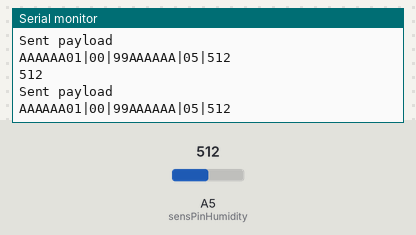
Bench run of a sketch on a simulated Arduino Nano, built with avr-gcc and run on an emulated ATmega328P. On the bench: the last lines printed to the serial monitor. Inputs (shaded band) come from the test bench; at power-on: A5 (sensPinHumidity) = 512. No radio packets arrive unless stated.

Above: at 2.2 s.
2.3 s: A5 (sensPinHumidity) set to 716
At 3.6 s:
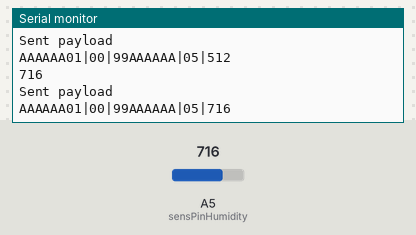
4.0 s: A5 (sensPinHumidity) set to 900
At 6.0 s:
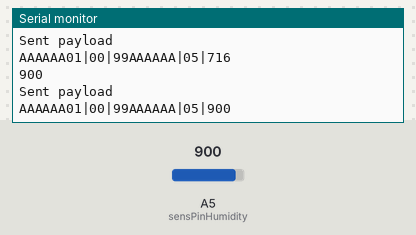
Timing chart, 0 to 7.5 s (numbered marks = the images above; inputs shaded):
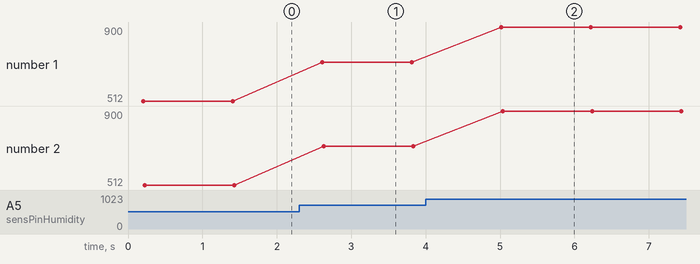

Measured:
- after the input at 2.3 s, the serial monitor: prints a new line after 0.31 s (image 1)
- after the input at 4.0 s, the serial monitor: prints a new line after 1.0 s (image 2)
- plotted number 1: 512 → 716 after the input at 2.3 s, 716 → 900 after the input at 4.0 s
- plotted number 2: 512 → 716 after the input at 2.3 s, 716 → 900 after the input at 4.0 s

The sketch:

device01.ino
```cpp
/*
* Simple program that sends dat afrom a soil moisture sensor
* This device is indiated by the letter A
*/

#include <SPI.h>
#include "nRF24L01.h"
#include "RF24.h"

// Debugging nrf24
int serial_putc( char c, FILE *)
{
  Serial.write( c );
  return c;
}

// Debugging nrf24
void printf_begin(void)
{
  Serial.println("printf_begin begins");
  fdevopen( &serial_putc, 0);
  Serial.println("printf_begin ends");
}

// Pin configuration for nRF24
// nRF24 set the pin 9 to CE and 10 to CSN/SS
// Cables are:
//   SS    -> 10
//   MOSI  -> 11
//   MISO  -> 12
//   SCK   -> 13

RF24 radio(9, 10);

//
const uint64_t pipes[2] = { 0xF0F0F0F0E1LL, 0xF0F0F0F0D2LL };

// Set a maximum on 30 char
char SendPayload[31] = "";

// Humidity sensor
const int sensPinHumidity = A5;
const char* sensHumidityCode = "99AAAAAA";
const char* sensHumidityType = "05"; // Type is connected to pin number

const int sensOnPin = 8; // Digital pin 8 controls switk on of sensor

// Device code (a 8 hexs code not starting with 99)
char* deviceName = "AAAAAA01";
char* deviceType = "00"; // Arduino nano

void setup() {
  // put your setup code here, to run once
  Serial.begin(9600); // To debug
  printf_begin();

  // nRF24 config
  radio.begin();
  radio.setChannel(0x4c);
  radio.setAutoAck(1);
  radio.setRetries(15, 15);
  radio.setDataRate(RF24_2MBPS);
  radio.setPayloadSize(32);
  radio.openReadingPipe(1, pipes[0]);
  radio.openWritingPipe(pipes[1]);
  radio.startListening();
  radio.printDetails();

}

void loop() {

  SendPayload[0] = '\0';
  strcat(SendPayload, deviceName);
  strcat(SendPayload, "|");
  strcat(SendPayload, deviceType);
  strcat(SendPayload, "|");

  // READ SOIL MISTURE SENSOR
  //     We will keep the sensor not powered on until we need it
  //     To power it on we will use digital pin 8 // NO, facciamo con un transistor
  delay(200);
  int sensValueHumidity = analogRead(sensPinHumidity);
  Serial.println(sensValueHumidity);

  char buf[4];
  strcat(SendPayload, sensHumidityCode);
  strcat(SendPayload, "|");
  strcat(SendPayload, sensHumidityType);
  strcat(SendPayload, "|");

  strcat(SendPayload, itoa(sensValueHumidity, buf, 10));

  // Send an heart beat
  radio.stopListening();
  bool ok = radio.write(&SendPayload, strlen(SendPayload));
  if( !ok ) {
    Serial.println("Radio.write not worked");
  }
  Serial.println("Sent payload");
  Serial.println(SendPayload);
  radio.startListening();

  delay(1000);
}
```
